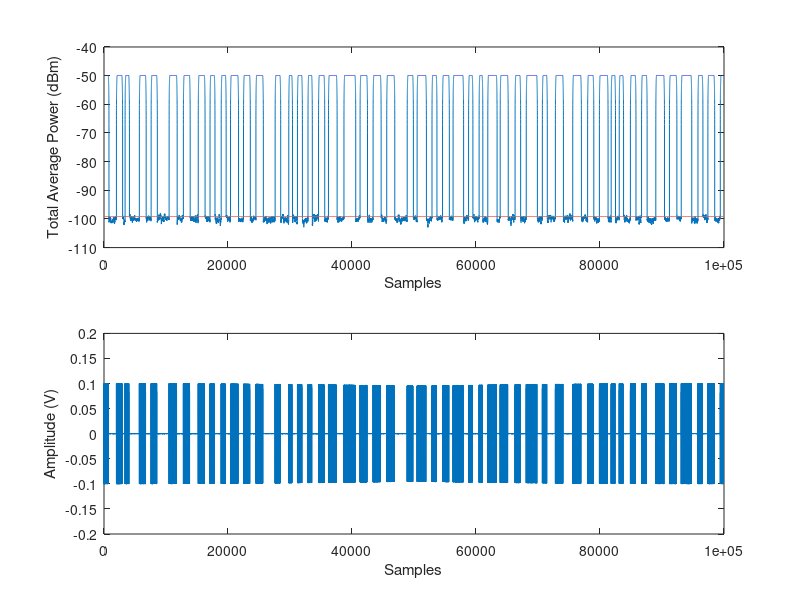

The MATLAB script that drew this image: (Note: this script raises an error after producing the figure.)
%Jacob Kovarskiy%

clear all
close all
powerLvl = -10; %power in dBm
lambda1 = 0.1; %on-time decay rate per sample (1s)
lambda2 = 0.1; %off-time decay rate per sample (0s)
kParam1 = 2; %k-parameter for Erlang/gamma distribution (ON)
kParam2 = 2; %k-parameter for Erlang/gamma distribution (OFF)
var1 = lambda1; %variance parameter for log-normal distribution (ON)
var2 = lambda2; %variance parameter for log-normal distribution (OFF)
N = 1000; %number of samples
occupancy = zeros(1,N);
stateTrans = [];
intTimes = [];
intTimesSeq = [];
upDist = 'lnorm'; %'exp', 'erl', or 'lnorm'
downDist = 'lnorm'; %'exp', 'erl', or 'lnorm'

%Process initialized to "on"
%Exponential distribution during on times 
%Off times can switch between exponential, k-erlang, and log normal

totalTime = 0; %Tracks total time of generated by ARP
seqState = 1; %Tracks next state to generate

%
while totalTime < N
    %Generates on sequence
    if seqState 
        %generates random on period
        switch upDist
            case 'exp'
                period = ceil(exprnd(1/lambda1));
            case 'erl'
                period = ceil(gamrnd(kParam1,1/lambda1)); %assumes k=2
            case 'lnorm'
                trueMu = log(((1/lambda1)^2)/sqrt((1/var1)+(1/lambda1)^2));
                trueSig = sqrt(log((1/var1)/((1/lambda1)^2)+1));
                period = ceil(lognrnd(trueMu,trueSig)); %assumes mean=var=lambda
        end
        %period = 5; %Uncomment this to make deterministic
        if (totalTime + period) > N %makes sure total time isn't exceeded
            occupancy(totalTime+1:N) = ones(1,N-totalTime);
        else %appends the proper sequence of 1s
            occupancy(totalTime+1:totalTime+period) = ones(1,period);
        end
        
        %tracks state transitions and on/off durations
        stateTrans = [stateTrans 1];
        intTimes = [intTimes period];
        intTimesSeq = [intTimesSeq 1:period];
        seqState = 0;
        
    %Generates off sequence
    else      
        %generates random off period
        switch downDist
            case 'exp'
                period = ceil(exprnd(1/lambda2));
            case 'erl'
                period = ceil(gamrnd(kParam2,1/lambda2)); %assumes k=2
            case 'lnorm'
                period = ceil(lognrnd(log(((1/lambda2)^2)/...
                    sqrt((1/var2)+(1/lambda2)^2)),...
                    sqrt(log((1/var2)/((1/lambda2)^2)+1)))); %assumes mean=var=lambda
        end
        %period = 10; %Uncomment this to make deterministic
        if (totalTime + period) > N %makes sure total time isn't exceeded
            occupancy(totalTime+1:N) = zeros(1,N-totalTime);
        else %appends the proper sequence of 0s
            occupancy(totalTime+1:totalTime+period) = zeros(1,period);
        end
        
        %tracks state transitions and on/off durations
        stateTrans = [stateTrans 0];
        intTimes = [intTimes period];
        intTimesSeq = [intTimesSeq 1:period];
        seqState = 1;
        
    end
    
    totalTime = totalTime + period;
    
end
%}

seqSize = length(stateTrans); %total number of on and off states
traffic_intensity = mean(occupancy>0); %measures traffic intenisty
%measures mean signal interarrival
mean_int = sum(intTimes(1:seqSize-mod(seqSize,2)))/...
    ((seqSize-mod(seqSize,2))/2);
actual_int = 1/lambda1+1/lambda2; %calculates theoretical interarrival

upTimes = intTimes(stateTrans==1); %tracks durations of up times
downTimes = intTimes(stateTrans==0); %tracks durations of down times

%Transition detector "accuracy/error"
predicted = occupancy(1:N-1);
%Theoretical accuracy based on lambda parameters
expected_i_guess = 1-(2/actual_int-1/N)
%Accuracy based on measured mean interarrival
other_i_guess = 1-(2/mean_int-1/N)
%Observed accuracy
accuracy_i_guess = sum(predicted==occupancy(2:N))/(N-1)


%
%%%%%%%%%input RF signal generation%%%%%%%%%
dLen = 100; %length of the energy detector
fs = 100e6;
time = linspace(0,N*dLen/fs,N*dLen);

amp = sqrt((10^(powerLvl/10))/1000*(2*50)); %sinusoid amplitude
noiseVar = 1e-7; %noisefloor variance (1e-6 places noisefloor around -100 dBm)
noisefloor = sqrt(noiseVar)*randn(1,N*dLen);

sineWave = amp*exp(1j*2*pi*10e6*time); %Sine wave at 10 MHz
%Average SNR of signal
SNR = 10*log10((sum(abs(sineWave).^2)/(dLen*N))/(sum(abs(noisefloor).^2)...
    /(dLen*N)));

%Modulates sine wave with occupancy state where each state has dLen samples
occSwitch = reshape(repmat(occupancy,dLen,1), [1, N*dLen]);
inputRF = sineWave.*occSwitch+noisefloor;
%figure
%plot(linspace(-50,50,N*dLen),10*log10(abs(fftshift(fft(sineWave)/(dLen*N))).^2)+10)

P_fa = 0.01; %probability of false alarm
%energy detector threshold
thresh = noiseVar/sqrt(dLen)*qfuncinv(P_fa)+noiseVar; 

%Calculates total average power over a sliding window
totalAvgPwr = zeros(1,dLen*N-dLen+1);
pwrStates = zeros(dLen, dLen*N-dLen+1);
for i=1:dLen*N-dLen+1
    totalAvgPwr(i) = sum(abs(inputRF(i:i+dLen-1)).^2)/dLen;
    pwrStates(:,i) = [i:i+dLen-1];
end

%Observed states based on energy detector
obsState = totalAvgPwr > thresh;


t = 1:dLen*N-dLen+1
%Plots total average power and detection threshold
figure
subplot(2,1,1)
%disp(t);
%disp(class(t))
plot(t,10*log10(totalAvgPwr)-30,1:dLen*N-dLen+1,10*log10(thresh*ones(size(totalAvgPwr)))-30)
ylabel('Total Average Power (dBm)')
xlabel('Samples')
subplot(2,1,2)
plot(real(inputRF(dLen:dLen*N)))
xlabel('Samples')
ylabel('Amplitude (V)')

%Calculates detection accuracy, false alarm rate, and missed detection rate
%detection accuracy evaluated in terms of soonest detection
dAcc = sum(obsState==occSwitch(dLen:dLen*N))/(dLen*N-dLen+1);
%coherent detection accuracy with the window jumping by dLen samples
%per observations
dAcc_coherent = sum(obsState(1:dLen:dLen*N-dLen+1)==occupancy)/N;
faRate = sum(obsState.*(~occSwitch(dLen:dLen*N)))/(dLen*N-dLen+1);
mdRate = sum(~(obsState).*occSwitch(dLen:dLen*N))/(dLen*N-dLen+1);

%}
tic

wLen = 5*dLen; %input window length-500

N_train = dLen*N/2-dLen+1; %training data length
N_test = dLen*N/2; %test data length
N = N_train+N_test; %total data length

%Training label ground truth/target
trainLbl = real(totalAvgPwr(wLen+1:N_train));
test_groundTruth = real(totalAvgPwr(wLen+1+N_train:N));
%Traing and test input data
trainData = zeros(wLen,N_train-wLen);
testData = zeros(wLen,N_test-wLen);
P_fa = 0.01; %probability of false alarm
%energy detector threshold
thresh = noiseVar/sqrt(dLen)*qfuncinv(P_fa)+noiseVar;
for i = wLen:N_train-1
    trainData(:,i-wLen+1) = real(totalAvgPwr(i-wLen+1:i));
end

for i = wLen:N_test-1
    %Input consists of present state and wLen previous states
    testData(:,i-wLen+1) = real(totalAvgPwr(i-wLen+1+N_train:i+N_train));
end
predPwrStates = pwrStates(:,wLen+1+N_train:N);
[numRows,numColsTestData] = size(testData)
%trains the SVM
theSVM = fitrsvm(trainData',trainLbl','KernelFunction','linear',...
    'Standardize','on','KernelScale','auto','Solver','ISDA');
disp(theSVM);


fSteps = dLen; %tracks number of future steps to predict
predicted = zeros(fSteps, N_test-wLen);

%cyclically adds previous predicted sample as input to predict next sample
%repeated until fSteps samples ahead are predicted
nData = testData;
for i=1:5
    predicted(i,:) = predict(theSVM, nData')';
    nData = [testData(2:wLen,:); predicted(i,:)];
end

y_pred = predicted(1,:)
accCount_1 = 0
totalCount_1 = 0
%Comparing each expected value and predicted value
for i=1:numColsTestData
    checkAcc = y_pred(:,i) == test_groundTruth(:,i)
    if checkAcc == 1
        accCount_1 = accCount_1 + 1;
    end
    totalCount_1 = totalCount_1 + 1;
end
accCount = 0
totalCount = 0
for i=1:numColsTestData
    checkAcc = y_pred(:,i) >= thresh
    if checkAcc == 1
        accCount = accCount + 1;
    end
    totalCount = totalCount + 1;
end
accuracyPercent = (accCount/totalCount) * 100
toc

%Rearranges fSteps-ahead prediction vectors so predictions don't overlap
%results in fSteps sets of predicted sequences
predSet = zeros(fSteps, N_test-wLen);
setCnt = 1;
obsSample = zeros(1,N_test-wLen);
for i=1:N_test-wLen
    predSet(setCnt,i-setCnt+1:i-setCnt+fSteps) = predicted(:, i)';
    if setCnt==fSteps
        obsSample(i-setCnt+1) = 1;
        setCnt = 1;
    else
        setCnt = setCnt + 1;
    end
end

score = predicted(1,:); %one step ahead prediction

%function fitting
%measure one-step ahead MSE
figure

plot(1:N_test-wLen,10*log10(abs(real(totalAvgPwr(N_train+1+wLen:N))))-30,...
    1:N_test-wLen,10*log10(abs(y_pred))-30)
legend('Input Signal','Prediction')
xlabel('Samples')
ylabel('Magnitude (dBm)')
title('one-step ahead prediction')
%{
MSE_onestep = sum((real(totalAvgPwr(N_train+1+wLen:N))-score).^2)/(N_test-wLen);

MSE_multistep = zeros(fSteps,1);
for i=1:fSteps
    %measures multistep MSE
    MSE_multistep(i) = sum((real(totalAvgPwr(N_train+i+wLen:N-fSteps+i))-predSet(i,...
    1:N_test-wLen-fSteps+1)).^2)/(N_test-wLen-fSteps+1);
    
    %plots first five sets of predicted sequences
    if i<=5
        figure
        timestep = i:N_test-wLen-fSteps+i;
        %{
        plot(timestep,real(inputRF(N_test+i+wLen:N-fSteps+i)),...
            timestep,predSet(i,1:N_test-wLen-fSteps+1),...
            timestep(obsSample(1:N_test-wLen-fSteps+1)==1),...
            predSet(i,obsSample(1:N_test-wLen-fSteps+1)==1),'xk')
        %}
        plot(timestep,10*log10(abs(real(totalAvgPwr(N_train+i+wLen:N-...
            fSteps+i))))-30,...
            timestep,10*log10(abs(predSet(i,1:N_test-wLen-fSteps+1)))-30)
        legend('Input Signal','Prediction')
        xlabel('Samples')
        ylabel('Magnitude (dBm)')
        title('multi-step ahead prediction')
    end
end
%}


%{
%measures the total average power for each predicted sequence
predAvgPwr = zeros(fSteps,length(predSet)-fSteps+1);
for i = 1:length(predSet)-fSteps+1
    predAvgPwr(:,i) = sum(abs(predSet(:,i:i+dLen-1)).^2,2)/dLen;
end

%thresh = 6.5*thresh; %raises the threshold to account for prediction error
predState = predAvgPwr > thresh; 
%}
thresh = 1*thresh; %raises the threshold to account for prediction error
predState_1step = score > thresh;

%Single sample state accuracy (lol dumb)
trueState = occSwitch(predPwrStates);
%sliding
predAcc = sum(repmat(predState_1step,dLen,1)==trueState,2)/(N_test-wLen);
%coherent
predAcc_coh = sum(repmat(predState_1step(1:dLen:N_test-wLen),dLen,1)==...
    trueState(:,1:dLen:N_test-wLen),2)/(N_test-wLen)*dLen;

%Unambiguous accuracy vs ambiguous accuracy (sliding)

UA_cnt = 0;
A_cnt = 0;
predAcc_UA = 0;
predAcc_A = zeros(dLen,1);
ambState = zeros(1,N_test-wLen);
for i=1:N_test-wLen
    if sum(trueState(:,i)==ones(dLen,1))==5 ||...
            sum(trueState(:,i)==zeros(dLen,1))==5
        predAcc_UA = predAcc_UA + (predState_1step(i)==trueState(1,i));
        UA_cnt = UA_cnt + 1;
    else
        predAcc_A = predAcc_A + (predState_1step(i)==trueState(:,i));
        A_cnt = A_cnt + 1;
        ambState(i) = 1;
    end
end
predAcc_UA_tot = predAcc_UA/UA_cnt;
predAcc_A_tot = predAcc_A/A_cnt;

A_idx = zeros(1,A_cnt);
re_A = 1;
UA_idx = zeros(1,UA_cnt);
re_UA = 1;
for i=1:N_test-wLen
    if ambState(i)
        A_idx(re_A) = i;
        re_A = re_A + 1;
    else
        UA_idx(re_UA) = i;
        re_UA = re_UA + 1;
    end
end

toc